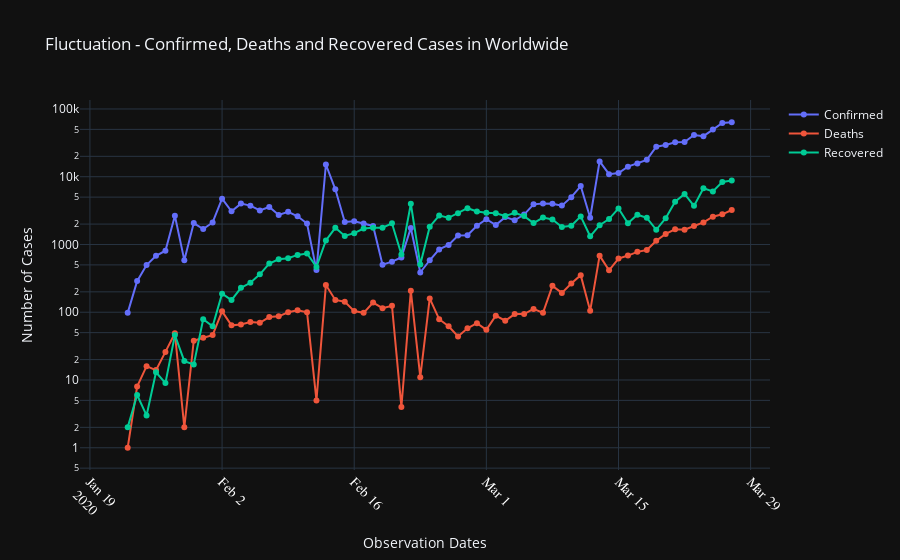

Notebook code for this chart:
### Code cell
date_data = date_data.sort_values(by = 'ObservationDate', ascending = 1)

fig = go.Figure()

fig.add_trace(go.Scatter(x = date_data['ObservationDate'],
                         y = date_data['Confirmed_Fluct'],
                         mode='lines+markers',
                         name = 'Confirmed'))

fig.add_trace(go.Scatter(x = date_data['ObservationDate'],
                         y = date_data['Deaths_Fluct'],
                         mode='lines+markers',
                         name = 'Deaths'))

fig.add_trace(go.Scatter(x = date_data['ObservationDate'],
                         y = date_data['Recovered_Fluct'],
                         mode='lines+markers',
                         name = 'Recovered'))

fig.update_layout(title='Fluctuation - Confirmed, Deaths and Recovered Cases in Worldwide',
                  xaxis = dict(title = 'Observation Dates'),
                  yaxis = dict(title = 'Number of Cases'),
                  yaxis_type = "log")

fig.update_xaxes(tickangle=45, tickfont=dict(family='Rockwell', color='white', size=14))

fig.show()
